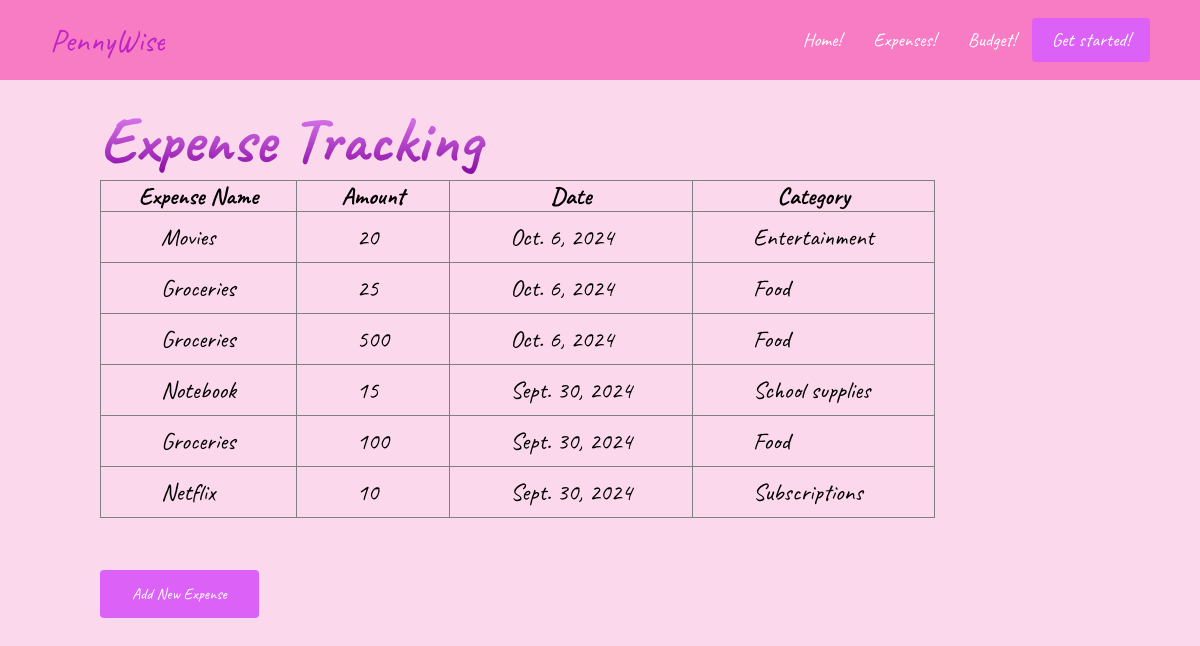
The page /expenses/ on the database its author committed.
### tracker/models.py (models this page shows, shortened)
class Expense(models.Model):
    name = models.CharField(max_length=400)
    date = models.DateField()
    category = models.ForeignKey(Category, on_delete=models.PROTECT)
    amount = models.IntegerField(null=True)

class Category(models.Model):
    name = models.CharField(max_length=400)
    allowed_budget = models.IntegerField()
    def __str__(self):
        return self.name

### tracker/views.py (the view)
# urls.py: path('expenses/', views.Expenses.as_view(), name='expenses')
class Expenses(TemplateView):
    template_name = 'tracker/expenses.html'
    def get_context_data(self, **kwargs):
        context = super().get_context_data(**kwargs)
        context |= {
            'expenses': Expense.objects.all().order_by('-date'),
        }
        return context

### tracker/templates/tracker/expenses.html
{% extends 'tracker/base/base.html' %}
{% load static %}
{% block styles %}
    <link rel="stylesheet" href="{% static 'tracker/expenses.css' %}">
{% endblock %}
{% block content %}
<div id="content">
<h1>Expense Tracking</h1>
        <table border="1">
            <tr>
                <th>Expense Name</th>
                <th>Amount</th>
                <th>Date</th>
                <th>Category</th>
            </tr>
            {% for expense in expenses %}
                <tr>
                    <td>{{ expense.name }}</td>
                    <td>{{ expense.amount }}</td>
                    <td>{{ expense.date }}</td>
                    <td>{{ expense.category }}</td>
                </tr>
            {% endfor %}
        </table>
        <br>
        <button type="button" onclick="location.href='{% url 'create_expense' %}'">Add New Expense</button>
    </div>
{% endblock %}

### tracker/templates/tracker/base/base.html (shortened to what this page needs)
{% load static %}
<!DOCTYPE html>
<html lang="en">
<head>
    <link rel="stylesheet" href="{% static 'tracker\styles.css' %}">
    <link rel="stylesheet" href="{% static 'tracker\expenses.css' %}">
    {% block styles %}{% endblock %}
</head>
<body>
    <nav class="navbar">
        <div class="navbar__container">
            <a href="/" id="navbar__logo">PennyWise</a>
            <ul class="navbar__menu">
                <li class="navabr__item">
                    <a href="/" class="navbar__links">Home!</a>
                </li>
                <li class="navbar__item">
                    <a href="{% url 'expenses' %}" class="navbar__links">Expenses!</a>
                </li>
                <li class="navbar__item">
                    <a href="{% url 'budget' %}" class="navbar__links">Budget!</a>
                </li>
                <li class="navabr__btn"><a href="/"
                class="button"> Get started!
                    </a>
                </li>
            </ul>
        </div>
    </nav>
    <div id="content">
    {% block content %}
    {% endblock %}
    </div>
</body>
</html>

### tracker/static/tracker/styles.css (style rules this page uses)
* { box-sizing: border-box; margin: 0; padding: 0; font-family: 'Caveat', sans-serif ; }
.navbar { background: #f87cc4; height: 80px; display: flex; justify-content: center; align-items: center; font-size: 1.2rem; position: sticky; top:0; z-index: 999; }
.navbar__container { display: flex; justify-content: space-between; height: 80px; z-index: 1; width: 100%; max-width: 1300px; margin: 0 auto; padding: 0 50px; }
#navbar__logo { background-color: rgb(185, 51, 200); background-image:linear-gradient(to top, rgb(172, 31, 187) 0%, #d528cd) ; background-size: 100%; -webkit-background-clip: text; -moz-background-clip: text; -webkit-text-fill-color: transparent; -moz-text-fill-color: transparent; display: flex; align-items: center; cursor: pointer; text-decoration: none; font-size: 2rem; }
.navbar__menu { display:flex; align-items: center; list-style:none; text-align: center; }
.navbar__item { height:80px }
.navbar__links { color: #fff; display: flex; align-items: center; justify-content: center; text-decoration: none; padding: 0 1rem; height: 100%; }
.button { display: flex; justify-content: center; align-items:center; text-decoration: none; padding: 10px 20px; height: 100%; width: 100%; border: none; outline: none; border-radius: 4px; background: #dc62f7; color:#fff; }
button { font-size: 1rem; background-image: linear-gradient(to top, #dc62f7 0%, #dc62f7 100% ); padding: 14px 32px; border: none; border-radius: 4px; color: #fff; margin-top: 2rem; cursor: pointer; position: relative; transition: all 0.35s; outline: none; }
table, th, td { border-collapse: collapse; }

### tracker/static/tracker/expenses.css (style rules this page uses)
body { background-color: #fbd8ec; }
#content { margin: 20px 50px; }
h1 { font-size: 4rem; background-color: #f3c8e0; background-image: linear-gradient(to top, #81009b 0%, #ed94ff 100%); background-size: 100%; -webkit-background-clip: text; -moz-background-clip: text; -webkit-text-fill-color: transparent; -moz-text-fill-color:transparent; }
table, tr, td { padding: 10px 60px; font-size: 1.5rem; }

### rows shown on the page
Expense: name "Movies", amount "20", date "Oct. 6, 2024", category "Entertainment"
Expense: name "Groceries", amount "25", date "Oct. 6, 2024", category "Food"
Expense: name "Groceries", amount "500", date "Oct. 6, 2024", category "Food"
Expense: name "Notebook", amount "15", date "Sept. 30, 2024", category "School supplies"
Expense: name "Groceries", amount "100", date "Sept. 30, 2024", category "Food"
Expense: name "Netflix", amount "10", date "Sept. 30, 2024", category "Subscriptions"
